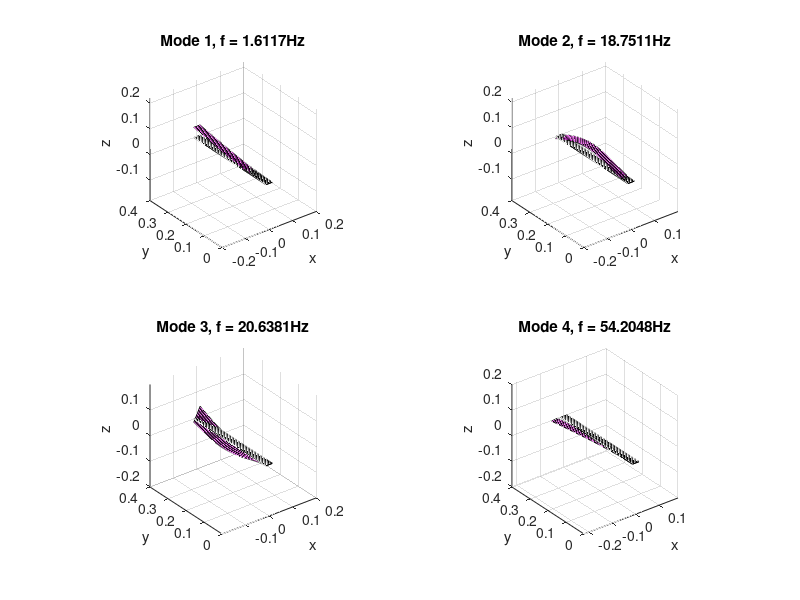

Reproduce this figure in MATLAB.
% Modal analysis of a clamped plate with beam elements
% coordinate system:
%
% ^    ^ z
%y \   |
%   \__|__________________________
%    \ |                          \
%     \|_________ x                \
%      \                            \
%       \____________________________\
%        \
%
% 
% Output (modes) in a reference system -90deg in z
%  - x pointing to the trailing edge
%  - y pointing to the wing tip
%  - z pointing up

%%

clear all                                                                   % exclui todas as vari?veis
close all                                                                   % fecha todas as figuras
clc                                                                         % limpa a tela de comando

% parameters

lastro = 1;                                                                 % par?metro auxiliar que indica exist?ncia (1) ou aus?ncia (0) do lastro
offset_lastro = 5/1000;      %15/1000                                                    % deslocamento do centro de massa do lastro com rela??o ? linha de centro

Lw = 400e-3;%350e-3;                                                                % envergadura da asa [m]
cw = 27e-3;%40e-3;                                                                 % corda da asa [m]
tw = 0.8e-3;                                                                  % espessura da asa [m]
ro = 2780;                                                                  % densidade do material da asa (aluminio 2024)
E = 73.1e9;                                                                 % m?dulo de Young do material
v = 0.33;                                                                   % coeficiente de Poisson do material

mw = ro*Lw*cw*tw;                                                           % massa da asa dada pelo produto da densidade com o volume da asa

n_eig = 30;                                                                 % n?mero de autovalores desejado, ou seja, n?mero de modos de vibra??o desejado
n_elem = 70;                                                                % n?mero de "elementos de viga", divis?o realizado ao longo da envergadura
L_e = Lw/n_elem;                                                            % comprimento de cada elemento

% Elementos centrais

m_e = mw/n_elem;                                                            % massa de cada elemento central
Ixx_e = 1/12*m_e*(cw^2+tw^2);                                               % momento de in?rcia com rela??o ao eixo x
Iyy_e = 1/12*m_e*(L_e^2+tw^2);                                              % momento de in?rcia com rela??o ao eixo y
Izz_e = 1/12*m_e*(L_e^2+cw^2);                                              % momento de in?rcia com rela??o ao eixo z

M_e_c = [m_e*eye(3) zeros(3,3)                                              % matriz de massa dos elementos centrais
    zeros(3,3) diag([Ixx_e Iyy_e Izz_e])];

% Elemento da raiz

m_e_r = mw/n_elem/2;                                                        % massa do elemento da ra?z
Ixx_e_r_cg = 1/12*m_e_r*(cw^2+tw^2);                                        % momento de in?rcia com rela??o ao eixo x
Iyy_e_r_cg = 1/12*m_e_r*((L_e/2)^2+tw^2);                                   % momento de in?rcia com rela??o ao eixo y
Izz_e_r_cg = 1/12*m_e_r*((L_e/2)^2+cw^2);                                   % momento de in?rcia com rela??o ao eixo z

M_e_r_cg = [m_e_r*eye(3)                                  zeros(3,3)        % matriz de massa do elemento da ra?z
              zeros(3,3)    diag([Ixx_e_r_cg Iyy_e_r_cg Izz_e_r_cg])];

skew = @(vec)([     0   -vec(3)     vec(2)                                  % Produto vetorial
                vec(3)       0     -vec(1)                                  % a x b = skew(a)*b
               -vec(2)   vec(1)         0]);                                % Esse tipo de comando (@(vec)) ? o mesmo que fazer que:
                                                                            % function skew_mat = skew(vec)
                                                                            % skew_mat = [     0   -vec(3)     vec(2)
                                                                            %              vec(3)       0     -vec(1)
                                                                            %             -vec(2)   vec(1)         0];

T_node_r_2_cg = [     eye(3)    -skew([L_e/4 0 0].')                        % operador de deslocamento do eixo de rota??o do centro de massa para a dist?ncia
                  zeros(3,3)                  eye(3)];                      % 'L_e/4' localizado na extremidade do elemento. Esse operador ? o [d] mencionado
                                                                            % na descri??o desse bloco.
                                                                            
M_e_r_node = T_node_r_2_cg.'*M_e_r_cg*T_node_r_2_cg;                        % Matriz de massa com centro de rota??o deslocado para o n? localizado na
                                                                            % extremidade do elemento.

% Elemento da ponta

m_e_t      = mw/n_elem/2;                                                   % massa do elemento da ponta
Ixx_e_t_cg = 1/12*m_e_r*(cw^2+tw^2);                                        % momento de in?rcia com rela??o ao eixo x
Iyy_e_t_cg = 1/12*m_e_r*((L_e/2)^2+tw^2);                                   % momento de in?rcia com rela??o ao eixo y
Izz_e_t_cg = 1/12*m_e_r*((L_e/2)^2+cw^2);                                   % momento de in?rcia com rela??o ao eixo z

M_e_t_cg = [m_e_t*eye(3)                                  zeros(3,3)        % matriz de in?cia dos elementos da ponta
              zeros(3,3)    diag([Ixx_e_t_cg Iyy_e_t_cg Izz_e_t_cg])];

skew = @(vec)([      0   -vec(3)     vec(2)                                 % Produto vetorial
                 vec(3)       0     -vec(1)
                -vec(2)   vec(1)         0]);

T_node_t_2_cg = [       eye(3)     -skew([-L_e/4 0 0].')                    % operador de deslocamento do eixo de rota??o do centro de massa para a dist?ncia
                    zeros(3,3)                    eye(3)];                  % 'L_e/4' localizado na extremidade do elemento.

M_e_t_node = T_node_t_2_cg.'*M_e_t_cg*T_node_t_2_cg;                        % Matriz de massa com centro de rota??o deslocado para o n? localizado na
                                                                            % extremidade do elemento.

% Lastro

m_lastro   = 0.0328;                                                       % massa do lastro
Ixx_lastro = 1.858e-5;                                                      % momento de in?rcia com rela??o ao eixo x
Izz_lastro = 1.858e-5;                                                      % momento de in?rcia com rela??o ao eixo z

M_lastro_cg = [m_lastro*eye(3)                       zeros(3,3)             % matriz de massa do lastro
                    zeros(3,3)  diag([Ixx_lastro 0 Izz_lastro])];

T_node_t_2_lastro = [       eye(3)      -skew([0 offset_lastro 0].')        % Ajuste de offset do lastro ao longo da corda
                        zeros(3,3)                            eye(3)];

M_lastro_node = T_node_t_2_lastro.'*M_lastro_cg*T_node_t_2_lastro;          % Matriz de massa do lastro com offset realizado, o qual foi determinado no bloco
                                                                            % de 'Par?metros f?sicos' dessa rotina.

M_e_t_node = M_e_t_node + lastro*M_lastro_node;                             % Adicionando a massa do lastro ao elemento da ponta da asa. Vale ressaltar que o
                                                                            % par?metro 'lastro' define a exist?ncia ou n?o do lastro, como definido no bloco
                                                                            % 'Par?metros f?sicos' dessa rotina.

% Matriz de massa da estrutura:

n_nodes = n_elem+1;                                                         % n?mero de elementos presentes no modelo, definido no in?cio dessa rotina. Vale
                                                                            % ressaltar que h? um elemento adicional por ser o elemento da ra?z.

M = zeros(6*n_nodes,6*n_nodes);                                             % inicializa??o da matriz de massa. Como cada n? apresenta 6 gras de liberdade,
                                                                            % logo a estrutura sera dotada de "6 x n" graus de liberdade, por conter 'n'
                                                                            % elementos  de 6 graus de liberdade cada um: 3 de transla??o e 3 de rota??o
i_node = 1;                                                                 % ?ndice de identifica??o do primeiro n?
M(6*(i_node-1)+(1:6),6*(i_node-1)+(1:6)) = M_e_r_node;                      % inclus?o do primeiro bloco de massa, o qual ? referente ao elemento da ra?z

for i_node = 2:n_nodes-1
    M(6*(i_node-1)+(1:6),6*(i_node-1)+(1:6)) = M_e_c;                       % inclus?o dos demais blocos de massa, os quais s?o referente aos elementos do
end                                                                         % meio da asa.

i_node = n_nodes;                                                           % ?ndice de identifica??o do ?ltimo n?
M(6*(i_node-1)+(1:6),6*(i_node-1)+(1:6)) = M_e_t_node;                      % inclus?o do ?ltimo bloco de massa, o qual ? referente ao elemento da ponta

M = sparse(M);                                                              % Compacta uma matriz com um dimens?o muito grande a qual cont?m um alto n?mero
                                                                            % de elemento nulos. Essa compacta??o ? realizada de maneira a guardar os
                                                                            % n?o nulos e sua respectiva posi??o na matriz de linha e coluna.

% Matriz de rigidez do elemento

G = E/(2*(1+v));                                                            % M?dulo de cisalhamento

A   = cw*tw;                                                                % ?rea de se??o transvers?o da asa
Iy  = 1/12*cw*tw^3;                                                         % Momento de in?rcia de ?rea da asa em torno do eixo y no centro de massa
Iz  = 1/12*tw*cw^3;                                                         % Momento de in?rcia de ?rea da asa em torno do eixo z no centro de massa

J = 1/3*cw*tw^3;                                                             % Momento de in?rcia da asa calculado por J = 1/3*cw*tw^3

a  = E*A/L_e;                                                               % Vari?veis auxiliares para a montagem da matriz de rigidez
bz = E*Iz/L_e^3;                                                            %
by = E*Iy/L_e^3;                                                            %
t  = G*J/L_e;                                                               %

K_e = zeros(12,12);                                                         % Inicializa??o da matriz de rigidez

% Ver equa??o 8.29 (Introduction to Finite Elements in Engineering;)

K_e(1,1) = a;
K_e(2,2) = 12*bz;
K_e(3,3) = 12*by;
K_e(4,4) = t;
K_e(5,3) = -6*by*L_e;
K_e(5,5) = 4*by*L_e^2;
K_e(6,2) = 6*bz*L_e;
K_e(6,6) = 4*bz*L_e^2;

K_e(7,1)  = -a;
K_e(8,2)  = -12*bz;
K_e(8,6)  = -6*bz*L_e;
K_e(9,3)  = -12*by;
K_e(9,5)  = 6*by*L_e;
K_e(10,4) = -t;
K_e(11,3) = -6*by*L_e;
K_e(11,5) = 2*by*L_e^2;
K_e(12,2) = 6*bz*L_e;
K_e(12,6) = 2*bz*L_e^2;

K_e(7,7)   = a;
K_e(8,8)   = 12*bz;
K_e(9,9)   = 12*by;
K_e(10,10) = t;
K_e(11,9)  = 6*by*L_e;
K_e(11,11) = 4*by*L_e^2;
K_e(12,8)  = -6*bz*L_e;
K_e(12,12) = 4*bz*L_e^2;

K_e = K_e+tril(K_e,-1).';                                                   % Matriz de rigidez do elemento

% Matriz de rigidez da estrutura:

K = zeros(6*n_nodes,6*n_nodes);

for i_elem=1:n_elem
    K(6*(i_elem-1)+(1:12),6*(i_elem-1)+(1:12)) = ...
        K(6*(i_elem-1)+(1:12),6*(i_elem-1)+(1:12))+K_e;
end

K = sparse(K);

% Modos de vibra??o

[eigvec,eigval] = eigs(K,M,n_eig,0.1);

% Ordenando os modos de vibra??o

[eig_val_ord,eig_order] = sort(diag(eigval));                               % ordena os autovalores do menor para o maior, armazenando o autovalor em si
                                                                            % (eig_val_ord) e sua posi??o no vetor (eig_order).

eigvec = eigvec(:,eig_order);                                               % ordena os autovetores em ordem crescente de acordo com a ordem obtida dos
                                                                            % autovalores, o qual est? armazenado no vetor 'eig_order'. Vale ressaltar que,
                                                                            % enquanto os autovalores s?o ordenados pela coluna, os autovetores s?o
                                                                            % ordenados pela linha. Por isso a ordem foi estabelecida como segundo argumento
                                                                            % do comando.

eigval = eigval(eig_order,eig_order);                                       % ordena os autovalores em ordem crescente em uma matriz diagonal

eigval = diag(eigval);                                                      % organiza os autovalores em um vetor coluna, em ordem crescente

shape_functions = eigvec;                                                   % nomeia os autovetores como "fun??es de forma" ou "shape functions", pois
                                                                            % s?o as formas modais ou formas de vibra??o.

% Normaliza??o

[u_max,v_max] = max(shape_functions);
[u_min,v_min] = min(shape_functions);

sinal = (abs(u_max)>=abs(u_min)).*1+(abs(u_max)<abs(u_min)).*(-1);

% M?ximo deslocamento
shape_functions_max = shape_functions./(ones(size(shape_functions,1),1)*...
    (max(abs(shape_functions)).*sinal));

MHH_max = shape_functions_max.'*M*shape_functions_max;
KHH_max = shape_functions_max.'*K*shape_functions_max;

vec_freq_max = sqrt(diag(KHH_max./MHH_max))/(2*pi);

% Massa
shape_functions_mass = shape_functions./(sqrt(ones(size(K,1),1)*...
    diag(shape_functions.'*M*shape_functions).'));

MHH_mass = shape_functions_mass.'*M*shape_functions_mass;
KHH_mass = shape_functions_mass.'*K*shape_functions_mass;

vec_freq_mass = sqrt(diag(KHH_mass./MHH_mass))/(2*pi);

% reshape(shape_functions_mass(:,7),6,3).'

% Engaste

n_dof = 6*n_nodes;                                                          % obten??o do n?mero de graus de liberdade total da asa

all_dofs = 1:n_dof;                                                         % vetor que cont?m todos os graus de liberdade

U = eye(n_dof);                                                             % matriz diagonal com dimens?o do n?mero de graus de liberdade total

s_node = 1;                                                                 % n? que ser? engastado
s_dofs = 6*(s_node-1)+1:6*(s_node-1)+6;                                     % graus de liberdade do engaste
f_dofs = setdiff(all_dofs,s_dofs);                                          % graus de liberdade livre

Us = U(:,s_dofs);
Us = sparse(Us);
Uf = U(:,f_dofs);
Uf = sparse(Uf);

Mff = Uf.'*M*Uf;    % Mff = M(f_dofs,f_dofs);
% Mff_mat = Uf.'*M*Uf; Mff_index = M(f_dofs,f_dofs); erro_Mff =
% sum(sum(abs(Mff_mat-Mff_index)));
Mfs = Uf.'*M*Us;    % Mfs = M(f_dofs,s_dofs);
Msf = Mfs.';        % Msf = M(s_dofs,f_dofs); Msf = Mfs.';
Mss = Us.'*M*Us;    % Mss = M(s_dofs,s_dofs);

Kff = Uf.'*K*Uf;
Kfs = Uf.'*K*Us;
Ksf = Mfs.';
Kss = Us.'*K*Us;

[eigvec,eigval] = eigs(Kff,Mff,n_eig-6,0.1);

[eig_val_ord,eig_order] = sort(diag(eigval));
eigvec = eigvec(:,eig_order);
eigval = eigval(eig_order,eig_order);
eigval = diag(eigval);

shape_functions = Uf*eigvec;    % shape_functions = zeros(n_dof,n_eig-6); shape_functions(f_dofs,:) = eigvec;
                                % Verificar que size(eigvec) ? n_dof-6
                                % linhas por n_eig-6 colunas

% Normaliza??o

[u_max,v_max] = max(shape_functions);
[u_min,v_min] = min(shape_functions);

sinal = (abs(u_max)>=abs(u_min)).*1+(abs(u_max)<abs(u_min)).*(-1);

% M?ximo deslocamento
shape_functions_max = shape_functions./(ones(size(shape_functions,1),1)*...
    (max(abs(shape_functions)).*sinal));

MHH_max = shape_functions_max.'*M*shape_functions_max;
KHH_max = shape_functions_max.'*K*shape_functions_max;

vec_freq_max = sqrt(diag(KHH_max./MHH_max))/(2*pi);

% Massa
shape_functions_mass = shape_functions./(sqrt(ones(size(K,1),1)*...
    diag(shape_functions.'*M*shape_functions).'));

MHH_mass = shape_functions_mass.'*M*shape_functions_mass;
KHH_mass = shape_functions_mass.'*K*shape_functions_mass;

vec_freq_mass = sqrt(diag(KHH_mass./MHH_mass))/(2*pi);

% rotating axes (-90deg in z)

shape_functions_mass_rot = 0*shape_functions_mass;
shape_functions_mass_rot(1:6:end,:) = -shape_functions_mass(2:6:end,:);
shape_functions_mass_rot(2:6:end,:) = shape_functions_mass(1:6:end,:);
shape_functions_mass_rot(3:6:end,:) = shape_functions_mass(3:6:end,:);
shape_functions_mass_rot(4:6:end,:) = -shape_functions_mass(5:6:end,:);
shape_functions_mass_rot(5:6:end,:) = shape_functions_mass(4:6:end,:);
shape_functions_mass_rot(6:6:end,:) = shape_functions_mass(6:6:end,:);

vec_omega = vec_freq_mass*2*pi; % vector of freqs in rad/s
vec_mu = 0*vec_omega + 1; % vector of modal masses
vec_y = (0:Lw/n_elem:Lw); % vector of y positions of the nodes

modalstr.Lw = Lw;
modalstr.cw = cw;
modalstr.tw = tw;
modalstr.mw = mw;
modalstr.shape = shape_functions_mass_rot;
modalstr.omega = vec_omega;
modalstr.mu = vec_mu;
modalstr.y = vec_y;

%  saving

save(['flatplate_',num2str(1000*Lw),'_',num2str(1000*cw),'_',num2str(10000*tw),'_ballast_',num2str(lastro),'_offset_',num2str(1000*offset_lastro),'_nelem_',num2str(n_elem),'.mat'],'modalstr')

%% plotting modal shapes 

UD_y = [1;1]*modalstr.y;
UD_x = [-1;1]*(0*modalstr.y+modalstr.cw/2);
UD_z = 0*UD_y;

figure;
for i=1:4
n_mode = i;

% deformed shape according to selected mode
D_x = [1;1]*modalstr.shape(1:6:end,n_mode)';
D_y = [1;1]*modalstr.shape(2:6:end,n_mode)'+...
      ([1;1]*modalstr.shape(6:6:end,n_mode)').*UD_x;
D_z = [1;1]*modalstr.shape(3:6:end,n_mode)'-...
    ([1;1]*modalstr.shape(5:6:end,n_mode)').*UD_x;

fat = 0.1*modalstr.Lw/max(max(abs([D_x,D_y,D_z])));

subplot(2,2,i)
surf(UD_x,UD_y,UD_z,'FaceColor','w','FaceAlpha',0.5,'EdgeColor','k');
hold on
surf(UD_x+fat*D_x,UD_y+fat*D_y,UD_z+fat*D_z,'FaceColor','m','FaceAlpha',0.5,'EdgeColor','k');
axis equal
xlabel('x');ylabel('y');zlabel('z');
title(['Mode ',num2str(n_mode),', f = ',num2str(modalstr.omega(n_mode)/2/pi),'Hz']);
end